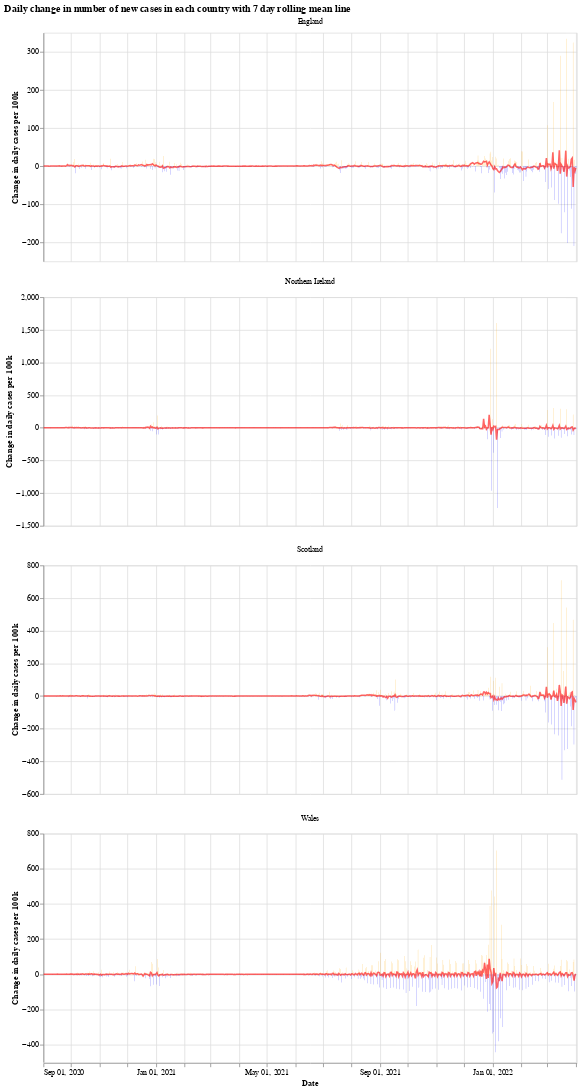

The notebook cell this image was saved under:
### Markdown cell above
We will use the Python library `Altair` for visualising the data, see the [altair docs](https://altair-viz.github.io/) for more information.

First we have a graph which shows the daily change in the number of new cases for each country. This number jumps up and down all over the place, which is likely due to delay in reporting of new cases over the weekend. Another interesting thing is that it looks like the daily cases in Wales experienced a much shorter period of calm over the summer (calm in the sense of daily cases not jumping up and down).

The orange bars are days when the number of new cases (per 100k population) was more than the previous day, while the blue are days when the number of new cases dropped. The red line is the 7 day moving average. 

When the moving average line is below 0, it means that there is a consistent drop in new cases. We can see this clearly happening around the times that lockdowns were introduced (though, to varying degrees). I will update the graphs soon with a marker of when each lockdown started.

### Code cell
# collapse
import altair as alt

bars = alt.Chart(uk_cases).mark_bar().encode(
    x=alt.X("yearmonthdate(date):T", axis=alt.Axis(title='Date')),
    y=alt.Y("casesChangeRate:Q", axis=alt.Axis(title='Change in daily cases per 100k')),
    tooltip='casesChange',
    color=alt.condition(
        alt.datum.casesChangeRate > 0,
        alt.value("orange"),  # The positive color
        alt.value("blue")  # The negative color
    )
).properties(title='Daily change in number of new cases with 7 day rolling mean',width=700).interactive()

line = alt.Chart(uk_cases).mark_line(
    color='red',
    size=2,
    opacity=0.6
).transform_window(
    rolling_mean='mean(casesChangeRate)',
    frame=[0, 7],
    groupby=['areaName']
).encode(
    x='yearmonthdate(date):T',
    y='rolling_mean:Q'
)

alt.layer(bars, line, data=uk_cases).facet(alt.Column(
    'areaName', title=''), columns=1).resolve_scale(y='independent').properties(title='Daily change in number of new cases in each country with 7 day rolling mean line')

### Figure 1 — Vega-Lite specification as saved in the notebook (floating-point values rounded to 4 significant figures; data arrays with more than 128 entries replaced by an {"elided": "..."} marker saying what was removed)
{"config": {"view": {"continuousWidth": 400, "continuousHeight": 300}}, "data": {"name": "data-51ed0bb71a7d46280bc3518cd90d1f80"}, "facet": {"type": "nominal", "field": "areaName", "title": ""}, "spec": {"layer": [{"mark": "bar", "encoding": {"color": {"condition": {"value": "orange", "test": "(datum.casesChangeRate > 0)"}, "value": "blue"}, "tooltip": {"type": "quantitative", "field": "casesChange"}, "x": {"type": "temporal", "axis": {"title": "Date"}, "field": "date", "timeUnit": "yearmonthdate"}, "y": {"type": "quantitative", "axis": {"title": "Change in daily cases per 100k"}, "field": "casesChangeRate"}}, "selection": {"selector001": {"type": "interval", "bind": "scales", "encodings": ["x", "y"]}}, "title": "Daily change in number of new cases with 7 day rolling mean", "width": 700}, {"mark": {"type": "line", "color": "red", "opacity": 0.6, "size": 2}, "encoding": {"x": {"type": "temporal", "field": "date", "timeUnit": "yearmonthdate"}, "y": {"type": "quantitative", "field": "rolling_mean"}}, "transform": [{"window": [{"op": "mean", "field": "casesChangeRate", "as": "rolling_mean"}], "frame": [0, 7], "groupby": ["areaName"]}]}]}, "columns": 1, "resolve": {"scale": {"y": "independent"}}, "title": "Daily change in number of new cases in each country with 7 day rolling mean line", "$schema": "https://vega.github.io/schema/vega-lite/v4.8.1.json", "datasets": {"data-51ed0bb71a7d46280bc3518cd90d1f80": {"elided": "2312 records"}}}
